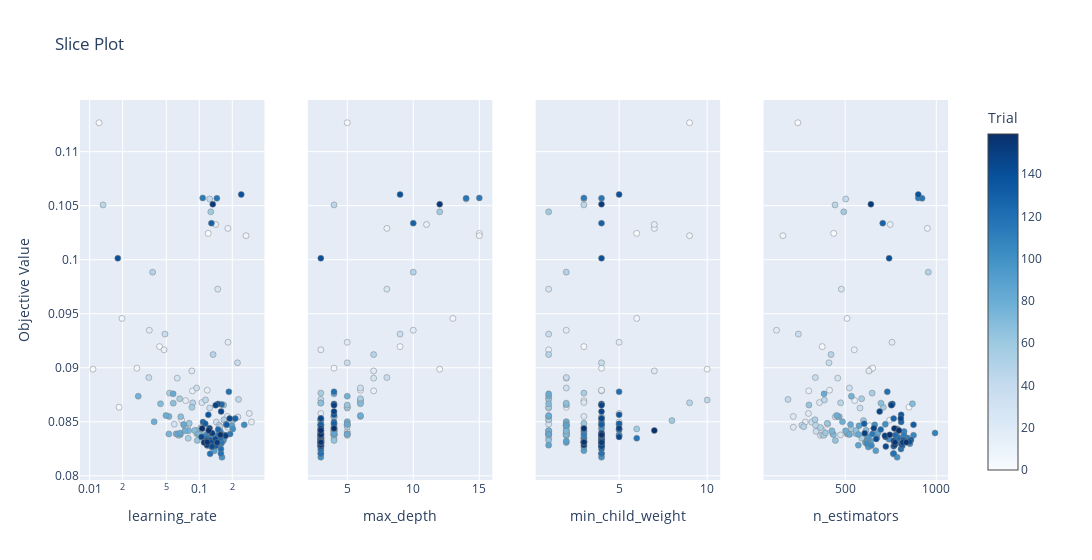

Notebook code cell kept with this figure:
### Code cell
optuna.visualization.plot_slice(study)

### Figure 1 — Plotly figure (JSON) as saved in the notebook; plotly's stock layout.template omitted (floating-point values rounded to 4 significant figures; data arrays with more than 128 entries replaced by an {"elided": "..."} marker saying what was removed)
{"data": [{"marker": {"color": {"elided": "160 int values"}, "colorbar": {"title": {"text": "Trial"}, "x": 1, "xpad": 40}, "colorscale": [[0, "rgb(247,251,255)"], [0.125, "rgb(222,235,247)"], [0.25, "rgb(198,219,239)"], [0.375, "rgb(158,202,225)"], [0.5, "rgb(107,174,214)"], [0.625, "rgb(66,146,198)"], [0.75, "rgb(33,113,181)"], [0.875, "rgb(8,81,156)"], [1, "rgb(8,48,107)"]], "line": {"color": "Grey", "width": 0.5}, "showscale": true}, "mode": "markers", "name": "Feasible Trial", "showlegend": false, "type": "scatter", "x": {"elided": "160 float values"}, "xaxis": "x", "y": {"elided": "160 float values"}, "yaxis": "y"}, {"marker": {"color": {"elided": "160 int values"}, "colorbar": {"title": {"text": "Trial"}, "x": 1, "xpad": 40}, "colorscale": [[0, "rgb(247,251,255)"], [0.125, "rgb(222,235,247)"], [0.25, "rgb(198,219,239)"], [0.375, "rgb(158,202,225)"], [0.5, "rgb(107,174,214)"], [0.625, "rgb(66,146,198)"], [0.75, "rgb(33,113,181)"], [0.875, "rgb(8,81,156)"], [1, "rgb(8,48,107)"]], "line": {"color": "Grey", "width": 0.5}, "showscale": false}, "mode": "markers", "name": "Feasible Trial", "showlegend": false, "type": "scatter", "x": {"elided": "160 int values"}, "xaxis": "x2", "y": {"elided": "160 float values"}, "yaxis": "y2"}, {"marker": {"color": {"elided": "160 int values"}, "colorbar": {"title": {"text": "Trial"}, "x": 1, "xpad": 40}, "colorscale": [[0, "rgb(247,251,255)"], [0.125, "rgb(222,235,247)"], [0.25, "rgb(198,219,239)"], [0.375, "rgb(158,202,225)"], [0.5, "rgb(107,174,214)"], [0.625, "rgb(66,146,198)"], [0.75, "rgb(33,113,181)"], [0.875, "rgb(8,81,156)"], [1, "rgb(8,48,107)"]], "line": {"color": "Grey", "width": 0.5}, "showscale": false}, "mode": "markers", "name": "Feasible Trial", "showlegend": false, "type": "scatter", "x": {"elided": "160 int values"}, "xaxis": "x3", "y": {"elided": "160 float values"}, "yaxis": "y3"}, {"marker": {"color": {"elided": "160 int values"}, "colorbar": {"title": {"text": "Trial"}, "x": 1, "xpad": 40}, "colorscale": [[0, "rgb(247,251,255)"], [0.125, "rgb(222,235,247)"], [0.25, "rgb(198,219,239)"], [0.375, "rgb(158,202,225)"], [0.5, "rgb(107,174,214)"], [0.625, "rgb(66,146,198)"], [0.75, "rgb(33,113,181)"], [0.875, "rgb(8,81,156)"], [1, "rgb(8,48,107)"]], "line": {"color": "Grey", "width": 0.5}, "showscale": false}, "mode": "markers", "name": "Feasible Trial", "showlegend": false, "type": "scatter", "x": {"elided": "160 int values"}, "xaxis": "x4", "y": {"elided": "160 float values"}, "yaxis": "y4"}], "layout": {"title": {"text": "Slice Plot"}, "width": 1200, "xaxis": {"anchor": "y", "domain": [0, 0.2125], "title": {"text": "learning_rate"}, "type": "log"}, "xaxis2": {"anchor": "y2", "domain": [0.2625, 0.475], "title": {"text": "max_depth"}}, "xaxis3": {"anchor": "y3", "domain": [0.525, 0.7375], "title": {"text": "min_child_weight"}}, "xaxis4": {"anchor": "y4", "domain": [0.7875, 1], "title": {"text": "n_estimators"}}, "yaxis": {"anchor": "x", "domain": [0, 1], "title": {"text": "Objective Value"}}, "yaxis2": {"anchor": "x2", "domain": [0, 1], "matches": "y", "showticklabels": false}, "yaxis3": {"anchor": "x3", "domain": [0, 1], "matches": "y", "showticklabels": false}, "yaxis4": {"anchor": "x4", "domain": [0, 1], "matches": "y", "showticklabels": false}}}
